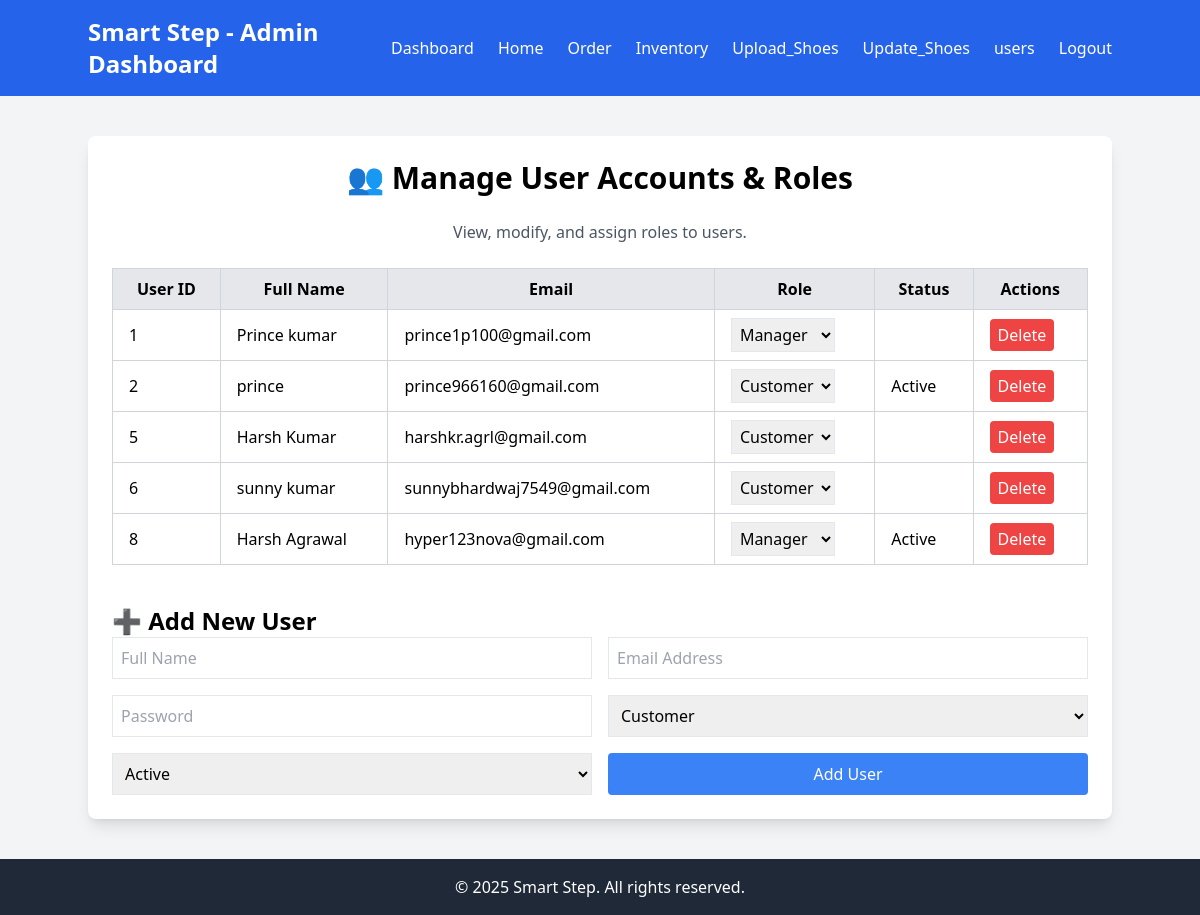
The page /users.php on the database its author committed.
### tables this page shows
CREATE TABLE `users` (
  `id` int(11) NOT NULL,
  `full_name` varchar(255) NOT NULL,
  `email` varchar(255) NOT NULL,
  `password` varchar(255) NOT NULL,
  `role` enum('Customer','Manager','Admin') NOT NULL DEFAULT 'Customer',
  `status` enum('Active','Suspended','Deleted') NOT NULL DEFAULT 'Active',
  `created_at` timestamp NOT NULL DEFAULT current_timestamp()
);

### src/users.php (the view, shortened to what this page needs)
<!DOCTYPE html>
<html lang="en">
<head>
    <script src="https://cdn.tailwindcss.com"></script>
</head>
<body class="bg-gray-100">
    <nav class="bg-blue-600 p-4 text-white">
        <div class="container mx-auto flex justify-between items-center">
            <h1 class="text-2xl font-bold">Smart Step - Admin Dashboard</h1>
            <ul class="flex space-x-6">
                <li><a href="admin.php" class="hover:underline">Dashboard</a></li>
                <li><a href="index.php" class="hover:underline">Home</a></li>
                <li><a href="order.php" class="hover:underline">Order</a></li>
                <li><a href="inventory.php" class="hover:underline">Inventory</a></li>
                <li><a href="upload_product.php" class="hover:underline">Upload_Shoes</a></li>
                <li><a href="update_quantity.php" class="hover:underline">Update_Shoes</a></li>
                <li><a href="users.php" class="hover:underline">users</a></li>
                <li><a href="logout.php" class="hover:underline">Logout</a></li>
            </ul>
        </div>
    </nav>
    <section class="container mx-auto my-10 p-6 bg-white shadow-lg rounded-lg">
        <h2 class="text-3xl font-bold text-center mb-6">👥 Manage User Accounts & Roles</h2>
        <p class="text-gray-600 text-center mb-6">View, modify, and assign roles to users.</p>
        <table class="w-full border-collapse border border-gray-300 bg-white">
            <thead>
                <tr class="bg-gray-200">
                    <th class="border border-gray-300 px-4 py-2">User ID</th>
                    <th class="border border-gray-300 px-4 py-2">Full Name</th>
                    <th class="border border-gray-300 px-4 py-2">Email</th>
                    <th class="border border-gray-300 px-4 py-2">Role</th>
                    <th class="border border-gray-300 px-4 py-2">Status</th>
                    <th class="border border-gray-300 px-4 py-2">Actions</th>
                </tr>
            </thead>
            <tbody>
                <?php
                $conn = new mysqli("localhost", "root", "", "smart_step_db");
                $result = $conn->query("SELECT * FROM users");
                while ($row = $result->fetch_assoc()) {
                    echo "<tr>
                            <td class='border border-gray-300 px-4 py-2'>{$row['id']}</td>
                            <td class='border border-gray-300 px-4 py-2'>{$row['full_name']}</td>
                            <td class='border border-gray-300 px-4 py-2'>{$row['email']}</td>
                            <td class='border border-gray-300 px-4 py-2'>
                                <form method='POST' class='inline'>
                                    <input type='hidden' name='user_id' value='{$row['id']}'>
                                    <select name='role' class='border p-1' onchange='this.form.submit()'>
                                        <option " . ($row['role'] == 'Customer' ? 'selected' : '') . ">Customer</option>
                                        <option " . ($row['role'] == 'Manager' ? 'selected' : '') . ">Manager</option>
                                        <option " . ($row['role'] == 'Admin' ? 'selected' : '') . ">Admin</option>
                                    </select>
                                    <input type='hidden' name='update_role' value='1'>
                                </form>
                            </td>
                            <td class='border border-gray-300 px-4 py-2'>{$row['status']}</td>
                            <td class='border border-gray-300 px-4 py-2'>
                                <form method='POST' class='inline'>
                                    <input type='hidden' name='user_id' value='{$row['id']}'>
                                    <button type='submit' name='delete' class='bg-red-500 text-white px-2 py-1 rounded'>Delete</button>
                                </form>
                            </td>
                          </tr>";
                }
                ?>
            </tbody>
        </table>
        <div class="mt-10">
            <h3 class="text-2xl font-bold">➕ Add New User</h3>
            <form method="POST" class="grid grid-cols-2 gap-4">
                <input type="text" name="full_name" placeholder="Full Name" required class="border p-2">
                <input type="email" name="email" placeholder="Email Address" required class="border p-2">
                <input type="password" name="password" placeholder="Password" required class="border p-2">
                <select name="role" class="border p-2">
                    <option>Customer</option>
                </select>
                <select name="status" class="border p-2">
                    <option>Active</option>
                </select>
                <button type="submit" name="add_user" class="bg-blue-500 text-white px-4 py-2 rounded">Add User</button>
            </form>
        </div>
    </section>
    <footer class="bg-gray-800 text-white text-center p-4 mt-10">
        <p>&copy; 2025 Smart Step. All rights reserved.</p>
    </footer>
</body>
</html>

### rows shown on the page
users: id "1", full_name "Prince kumar", email "prince1p100@gmail.com", role "Manager"
users: id "2", full_name "prince", email "prince966160@gmail.com", role "Customer", status "Active"
users: id "5", full_name "Harsh Kumar", email "harshkr.agrl@gmail.com", role "Customer"
users: id "6", full_name "sunny kumar", email "sunnybhardwaj7549@gmail.com", role "Customer"
users: id "8", full_name "Harsh Agrawal", email "hyper123nova@gmail.com", role "Manager", status "Active"
